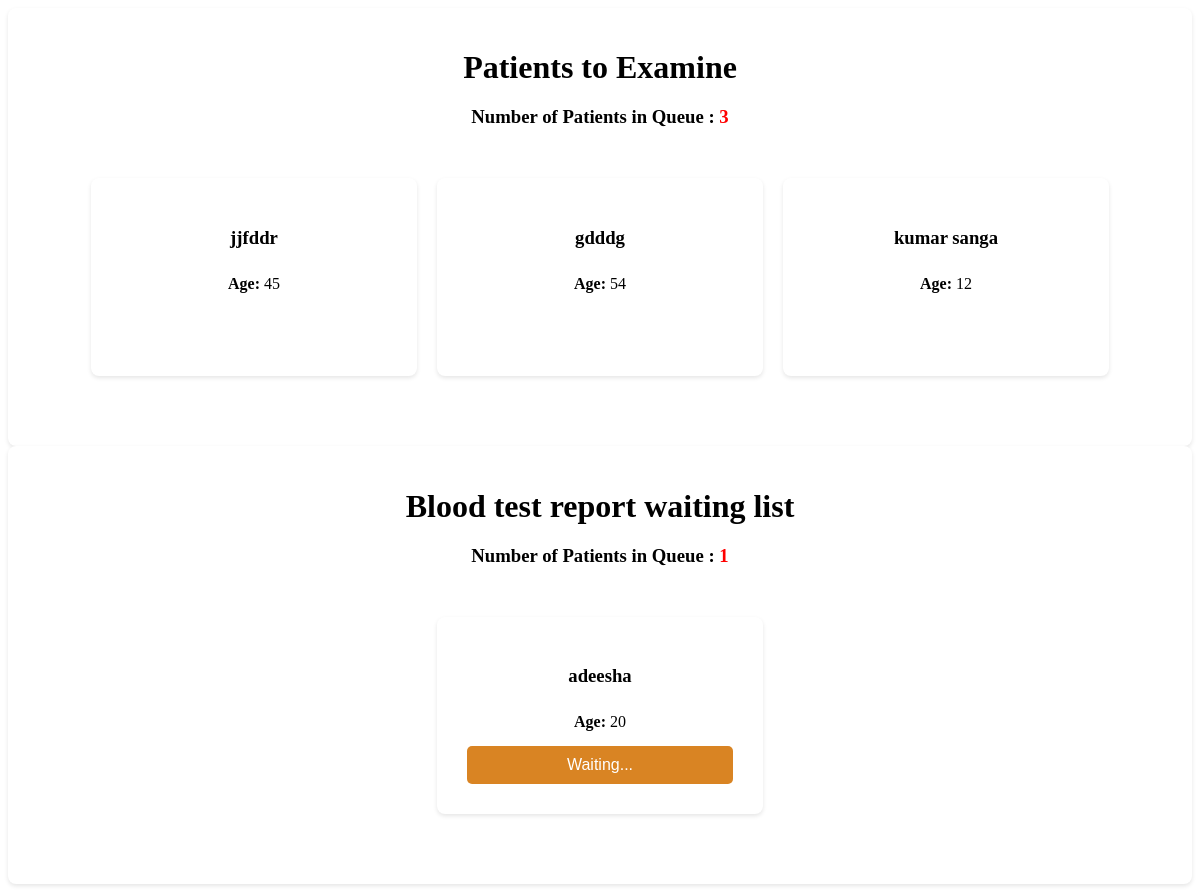
/doctor/check-list.php, run on an earlier commit of the app's database.
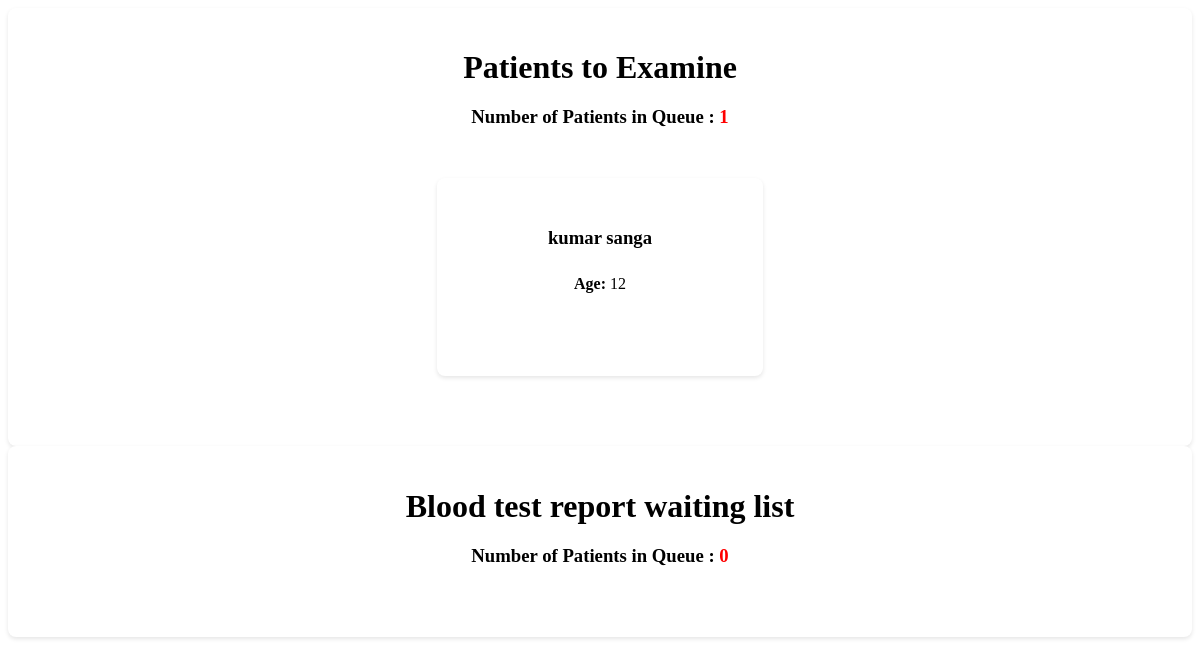
And on a later commit of the database.
### tables this page shows
CREATE TABLE IF NOT EXISTS `patients_details` (
  `id` int NOT NULL AUTO_INCREMENT,
  `patients_id` int DEFAULT NULL,
  `age` int DEFAULT NULL,
  `reception_id` varchar(50) DEFAULT NULL,
  `symptoms` text,
  `medical_report` text,
  `Prescriptions` text,
  `Prescriptions_date` datetime DEFAULT NULL,
  `doctor_id` varchar(50) DEFAULT NULL,
  `symptoms_date` datetime DEFAULT NULL,
  `medicine_status` varchar(50) DEFAULT 'pending',
  PRIMARY KEY (`id`),
  KEY `FK_patients_details_register_patients` (`patients_id`),
  KEY `FK_patients_details_register_reception` (`reception_id`),
  KEY `FK_patients_details_registered_doctor` (`doctor_id`),
  CONSTRAINT `FK_patients_details_register_patients` FOREIGN KEY (`patients_id`) REFERENCES `registered_patients` (`p_id`),
  CONSTRAINT `FK_patients_details_register_reception` FOREIGN KEY (`reception_id`) REFERENCES `registered_reception` (`id_num`),
  CONSTRAINT `FK_patients_details_registered_doctor` FOREIGN KEY (`doctor_id`) REFERENCES `registered_doctor` (`id_num`)
);

CREATE TABLE IF NOT EXISTS `registered_patients` (
  `p_id` int NOT NULL AUTO_INCREMENT,
  `name` varchar(50) DEFAULT NULL,
  `mobile` varchar(12) DEFAULT NULL,
  `email` varchar(50) DEFAULT NULL,
  `id_num` varchar(20) DEFAULT NULL,
  `address` text,
  `age` int DEFAULT NULL,
  `register_date` datetime DEFAULT NULL,
  `reception_id` varchar(50) DEFAULT NULL,
  PRIMARY KEY (`p_id`),
  KEY `FK_register_patients_register_reception` (`reception_id`),
  CONSTRAINT `FK_register_patients_register_reception` FOREIGN KEY (`reception_id`) REFERENCES `registered_reception` (`id_num`)
);

### connection.php (called while the page is built, shortened)
<?php
class Database
{
    public static $connection;
    public static function SetUpConnection()
    {
        if (!isset(Database::$connection)) {
            Database::$connection = new mysqli("localhost", "root", "Chalithac*#3031", "healthcare", "3306");
        }
    }
    public static function search($q)
    {
        return Database::$connection->query($q);
    }
}

### doctor/check-list.php (the view, shortened to what this page needs)
<head>
</head>
<body>
    <?php
    require_once "../connection.php";
    $totalResultSet = Database::search("SELECT COUNT(*) AS total FROM `patients_details`
     WHERE `Prescriptions` = '' AND  `id` NOT IN (SELECT `patientDetails_id` FROM `bloodtest`  WHERE (`reportName` is null or `reportName` = ''))");
    $totalRow = $totalResultSet->fetch_assoc();
    $totalPatients = $totalRow['total'];
    ?>
    <div class="container">
        <h1>Patients to Examine</h1>
        <div class="queue-info">
            <h3>Number of Patients in Queue : <span style="color: red; font-weight: 900;" id="queueCount"><?php echo $totalPatients ?></span></h3>
        </div>
        <div class="patient-cards">
            <?php
        $patiientResultSet = Database::search("SELECT  `patients_details`.`id` AS `pid`, `registered_patients`.`name` AS `name`,`patients_details`.`age` AS `age`
        FROM `patients_details`
        INNER JOIN  `registered_patients` ON `registered_patients`.`p_id` = `patients_details`.`patients_id`
        WHERE `patients_details`.`Prescriptions` = '' AND `patients_details`.`id` NOT IN (SELECT `patientDetails_id` FROM `bloodtest` WHERE (`reportName` is null or `reportName` = '') )   LIMIT 4");
            $numRows = $patiientResultSet->num_rows;
            if ($numRows > 0) {
                while ($patientDetails = $patiientResultSet->fetch_assoc()) {
            ?>
                    <div class="patient-card">
                        <h3><?php echo $patientDetails["name"] ?></h3>
                        <p><strong>Age:</strong> <?php echo $patientDetails["age"] ?></p>
                        <button class="examine-btn" onclick="examinePatient(<?php echo $patientDetails['pid'] ?>)">Examine</button>
                    </div>
            <?php
                }
            }
            ?>
        </div>
    </div>
    <?php
   $totalTestResultSet = Database::search("SELECT COUNT(*) AS total FROM `bloodtest`  WHERE  (`reportName` IS NULL OR `reportName` = '')");
  $totalTestRow = $totalTestResultSet->fetch_assoc();
  $totalTestPatients = $totalTestRow['total'];
  ?>
    <div class="container">
        <h1>Blood test report waiting list</h1>
        <div class="queue-info">
            <h3>Number of Patients in Queue : <span style="color: red; font-weight: 900;" id="queueCount"><?php echo $totalTestPatients ?></span></h3>
        </div>
        <div class="patient-cards">
            <?php
            $patiientTestResultSet = Database::search("SELECT  `patients_details`.`id` AS `pid`, `registered_patients`.`name` AS `name`,`patients_details`.`age` AS `age`
            FROM `patients_details`
            INNER JOIN  `registered_patients` ON `registered_patients`.`p_id` = `patients_details`.`patients_id`
            INNER JOIN `bloodtest` ON `bloodtest`.`patientDetails_id` = `patients_details`.`id`
            WHERE `patients_details`.`Prescriptions` = '' AND (`bloodtest`.`reportName` IS NULL OR `bloodtest`.`reportName` = '')   LIMIT 4");
            $numTestRows = $patiientTestResultSet->num_rows;
            if ($numTestRows > 0) {
                while ($patientTestDetails = $patiientTestResultSet->fetch_assoc()) {
            ?>
                    <div class="patient-card">
                        <h3> <?php echo $patientTestDetails["name"] ?></h3>
                        <p><strong>Age:</strong> <?php echo $patientTestDetails["age"] ?></p>
                        <?php
                        if(empty($patientTestDetails["reportName"]) || $patientTestDetails["reportName"] === null){
                        ?>
                        <button style="cursor: not-allowed; background-color: #d98423;" class="examine-btn" onclick="examinePatient(<?php echo $patientTestDetails['pid'] ?>)" disabled>Waiting...</button>
                        <?php
                        }else{
                            ?>
                           <button  class="examine-btn" onclick="examinePatient(<?php echo $patientTestDetails['pid'] ?>)" >Examine</button>
  <?php
                        }
                        ?>
                    </div>
            <?php
                }
            }
            ?>
        </div>
    </div>
</body>

What changed in the data, as far as the page shows it:
no longer on this page (row edited): patients_details: patients.name "jjfddr", age "45", shown under "Number of Patients in Queue : 3"
no longer on this page (row edited): patients_details: patients.name "gdddg", age "54", shown under "Number of Patients in Queue : 3"
no longer on this page (row edited): patients_details: patients.name "adeesha", age "20", shown under "Number of Patients in Queue : 1"
Also different on the page:
$totalPatients: "3" → "1"
$totalTestPatients: "1" → "0"
